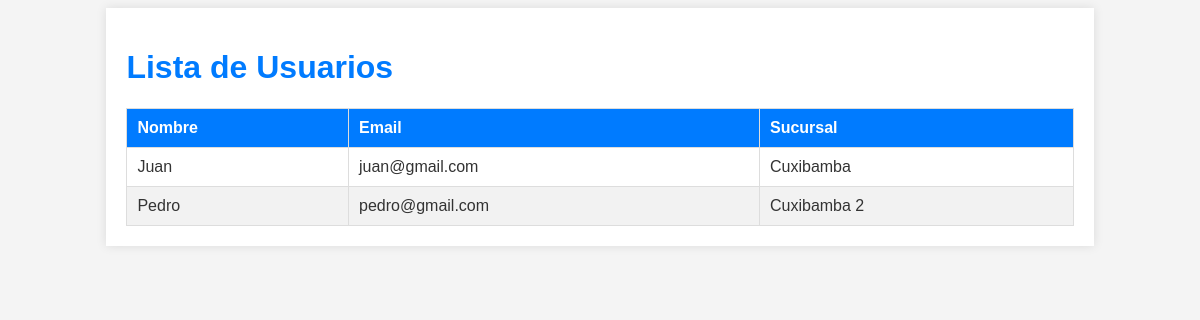
Screenshot of /usuarios/ with the database file from the repository.
### GesCuxi/models.py (models this page shows, shortened)
class Usuario(models.Model):
    nombre = models.CharField(max_length=100)
    email = models.EmailField()
    password = models.CharField(max_length=100)
    sucursal = models.ForeignKey(Sucursal, on_delete=models.CASCADE)

class Sucursal(models.Model):
    nombre = models.CharField(max_length=100)
    direccion = models.CharField(max_length=200)
    telefono = models.CharField(max_length=15)

### GesCuxi/views.py (the view)
# urls.py: path('usuarios/', views.lista_usuarios, name='lista_usuarios'),
def lista_usuarios(request):
    usuarios = Usuario.objects.all()
    return render(request, 'usuarios.html', {'usuarios': usuarios})

### templates/usuarios.html (shortened to what this page needs)
<!DOCTYPE html>
<html lang="es">
<head>
</head>
<body>
    <div class="container">
        <h1>Lista de Usuarios</h1>
        <table>
            <thead>
                <tr>
                    <th>Nombre</th>
                    <th>Email</th>
                    <th>Sucursal</th>
                </tr>
            </thead>
            <tbody>
                {% for usuario in usuarios %}
                <tr>
                    <td>{{ usuario.nombre }}</td>
                    <td>{{ usuario.email }}</td>
                    <td>{{ usuario.sucursal.nombre }}</td>
                </tr>
                {% endfor %}
            </tbody>
        </table>
    </div>
</body>
</html>

### templates/usuarios.html (style rules this page uses)
body { font-family: Arial, sans-serif; background-color: #f4f4f4; color: #333; }
.container { width: 80%; margin: 0 auto; padding: 20px; background-color: #fff; box-shadow: 0 0 10px rgba(0, 0, 0, 0.1); }
h1 { color: #007BFF; }
table { width: 100%; border-collapse: collapse; margin-top: 20px; }
table, th, td { border: 1px solid #ddd; }
th, td { padding: 10px; text-align: left; }
th { background-color: #007BFF; color: white; }
tr:nth-child(even) { background-color: #f2f2f2; }

### rows the page displays
Usuario: nombre "Juan", email "juan@gmail.com", sucursal.nombre "Cuxibamba"
Usuario: nombre "Pedro", email "pedro@gmail.com", sucursal.nombre "Cuxibamba 2"
